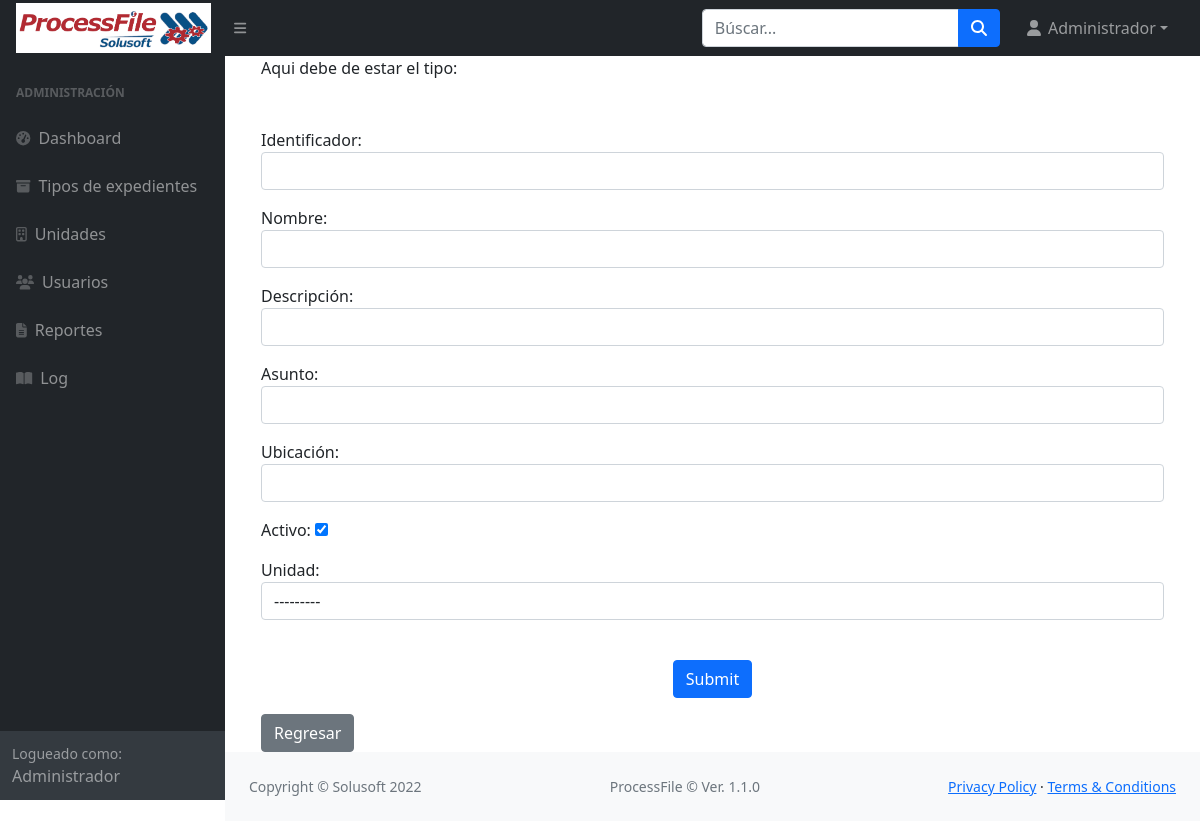
Screenshot of /expedientes/nuevo_expediente (signed in) with the database file from the repository.
### usuarios/models.py (models this page shows)
class PerfilUser(User):
    amaterno=models.CharField(u'Materno', max_length=25)
    telefono=models.CharField(u'Teléfono', max_length=25)
    extension=models.CharField(u'Extensión', max_length=25)
    rol = models.ForeignKey(Rol, related_name='Rol', blank=False, null=True, on_delete=models.CASCADE)
    jefe_inmediato = models.ForeignKey(User, related_name='Jefe_inmediato', blank=True, null=True, on_delete=models.CASCADE)
    unidad_user = models.ForeignKey(Unidad, related_name='Unidad_user', blank=False, null=True, on_delete=models.CASCADE)
    transferido = models.BooleanField(verbose_name=('Transferido'), default=False)
    deputy = models.BooleanField(verbose_name=('Deputy'), default=False)
    es_deputy = models.BooleanField(verbose_name=('Es_deputy'), default=False)
    usuario_deputy = models.ForeignKey(User, related_name='user_deputy', blank=True, null=True, on_delete=models.CASCADE)

### rol/models.py (models this page shows, shortened)
class Rol(models.Model):
    nombre = models.CharField(u'Nombre', max_length=245)
    descripcion = models.CharField(u'Descripción', max_length=245, null=True)

### unidad/models.py (models this page shows)
class Unidad(models.Model):
    nombre = models.CharField(u'Nombre', max_length=245)
    siglas = models.CharField(u'Siglas', max_length=3, default='')
    descripcion = models.CharField(u'Descripción', max_length=245, null=True)
    jefe_unidad = models.ForeignKey(User, related_name='Jefe_unidad', blank=True, null=True, on_delete=models.CASCADE)
    activo = models.BooleanField(verbose_name=('Activo'), default=True)
    class Meta:
        unique_together = ('nombre', 'siglas',)
    def __str__(self):
            return self.nombre

### expediente/views.py (the view)
# urls.py: path('nuevo_expediente', views.NuevoExpediente, name = "nuevo_expediente"), # No se usa
def NuevoExpediente(request): # No se usa
    user_log = PerfilUser.objects.get(pk=request.user.pk)
    if request.method == "POST":
        form = ExpedienteForm(request.POST)
        expediente = None
        if form.is_valid():
            estatus_dos = Estatus.objects.get(nombre = 'Creado')
            tipo_expediente_dos = TipoExpediente()
            tipo_expediente_dos = TipoExpediente.objects.get(pk=request.POST['tipo'])
            unidad_dos = Unidad()
            unidad_dos = Unidad.objects.get(pk=request.POST['unidad'])
            if request.POST.get('activo','') == 'on':
                activo_dos = True
            else:
                activo_dos = False
            user = get_user(request)
            user = request.user
            expediente = Expediente.objects.create(
                identificador   = request.POST.get('identificador',''),
                nombre          = request.POST.get('nombre',''),
                descripcion     = request.POST.get('descripcion',''),
                asunto          = request.POST.get('asunto',''),
                ubicacion       = request.POST.get('ubicacion',''),
                fecha_creacion  = datetime.datetime.now(),
                estatus         = estatus_dos,
                tipo_expediente = tipo_expediente_dos,
                unidad          = unidad_dos,
                activo          = activo_dos,
                usuario_crea    = user
            )
            expediente.save()
            nuevo_expediente = Expediente.objects.filter(identificador=request.POST.get('identificador',''))
            registro_log_user(user_log,"Crea",nuevo_expediente,"Expediente","Usuario")
            id = 0
            for exp in nuevo_expediente:
                id = exp.pk
            print(id)
            return redirect('/expedientes/lista_metadatos_exp?pk=%s&id=%s' % (expediente.tipo_expediente.pk, id))
    else:
        form = ExpedienteForm()
    return render(request, 'nuevo_expediente.html', {'form': form, 'nuevo': 'Nuevo','user_log':user_log})

### expediente/forms.py
class ExpedienteForm(forms.ModelForm):
    class Meta:
        fecha_creacion = forms.DateTimeField()
        fecha_cierre = forms.DateTimeField()
        activo = forms.BooleanField()
        model = Expediente
        fields = ('identificador','nombre', 'descripcion','asunto',
            'ubicacion','activo', 'unidad')
        widgets = {
            'identificador': TextInput(attrs={'class': 'form-control'}),
            'nombre': TextInput(attrs={'class': 'form-control'}),
            'descripcion': TextInput(attrs={'class': 'form-control'}),
            'asunto': TextInput(attrs={'class': 'form-control'}),
            'ubicacion': TextInput(attrs={'class': 'form-control'}),
            'unidad' : forms.Select(attrs={'class': 'form-control'}),
        }

### expediente/templates/nuevo_expediente.html (shortened to what this page needs)
{% extends "new_plant.html" %}
{% block content %}
		<section class="main container">
			<div class="row">
				<section class="posts col-md-12">
					<article class="post clearfix">
						{{ 'Aqui debe de estar el tipo:' }}{{tipo.pk}}
						<div class="table-responsive">
							<form method="POST" class="form-horizontal" action="/expedientes/nuevo_expediente">
								{{form.as_p}}
								<br/>
								<p align="center">
									<input class="btn btn-primary" type = "submit" />
								</p>
							</form>
						</div>
						<button class="btn btn-secondary" onclick="goBack()">Regresar</button>
					</article>
				</section>
			</div>
		</section>
{%endblock %}

### unidad/templates/new_plant.html (shortened to what this page needs)
{% load static %}
<!DOCTYPE html>
<html lang="en">
    <head>
        <link href="https://cdn.jsdelivr.net/npm/simple-datatables@latest/dist/style.css" rel="stylesheet" />
        <link rel="stylesheet" type="text/css" href="{% static 'css/styles.css' %}">
    </head>
    <body class="sb-nav-fixed">
        <nav class="sb-topnav navbar navbar-expand navbar-dark bg-dark">
            <a class="navbar-brand ps-3" href="/principal/"><img src="{% static "imagenes/ProcessFile.png" %}" height="50" width="195" alt="ProcessFile" class="logo"></a>
            <button class="btn btn-link btn-sm order-1 order-lg-0 me-4 me-lg-0" id="sidebarToggle" href="#!"><i class="fas fa-bars"></i></button>
            <form class="d-none d-md-inline-block form-inline ms-auto me-0 me-md-3 my-2 my-md-0">
                <div class="input-group">
                    <input class="form-control" type="text" placeholder="Búscar..." aria-label="Buscar..." aria-describedby="btnNavbarSearch" />
                    <button class="btn btn-primary" id="btnNavbarSearch" type="button"><i class="fas fa-search"></i></button>
                </div>
            </form>
            <ul class="navbar-nav ms-auto ms-md-0 me-3 me-lg-4">
                <li class="nav-item dropdown">
                    <a class="nav-link dropdown-toggle" id="navbarDropdown" href="#" role="button" data-bs-toggle="dropdown" aria-expanded="false"><i class="fas fa-user fa-fw"></i> {{user_log.first_name}} {{user_log.lastname}} {{user_log.amaterno}}</a>
                </li>
            </ul>
        </nav>
        <div id="layoutSidenav">
            <div id="layoutSidenav_nav">
                <nav class="sb-sidenav accordion sb-sidenav-dark" id="sidenavAccordion">
                    <div class="sb-sidenav-menu">
                        <div class="nav">
                            {% if user_log.rol.nombre == "Administrador" %}
                                <div class="sb-sidenav-menu-heading">Administración</div>
                                <a class="nav-link" href="/principal/">
                                    <div class="sb-nav-link-icon"><i class="fas fa-tachometer-alt"></i></div>
                                    Dashboard
                                </a>
                                <a class="nav-link" href="/tipos_expedientes/">
                                    <div class="sb-nav-link-icon"><i class="fas fa-archive"></i></div>
                                    Tipos de expedientes
                                </a>
                                <a class="nav-link" href="/unidad/">
                                    <div class="sb-nav-link-icon"><i class="far fa-building"></i></div>
                                    Unidades
                                </a>
                                <a class="nav-link" href="/usuarios/">
                                    <div class="sb-nav-link-icon"><i class="fa fa-users"></i></div>
                                    Usuarios
                                </a>
                                <a class="nav-link" href="/reportes_menu">
                                    <div class="sb-nav-link-icon"><i class="fas fa-file-alt"></i></div>
                                    Reportes
                                </a>
                                <a class="nav-link" href="/expedientes/log_administrador">
                                    <div class="sb-nav-link-icon"><i class="fas fa-book-open"></i></div>
                                    Log
                                </a>
                            {% endif %}
                        </div>
                    </div>
                    <div class="sb-sidenav-footer">
                        <div class="small">Logueado como:</div>
                        {{ user_log.rol.nombre }}
                    </div>
                </nav>
            </div>
            <div id="layoutSidenav_content">
                <main>
                    <div class="container-fluid px-4">
                        {% block content %}
                        {% endblock %}
                    </div>
                </main>
                <footer class="py-4 bg-light mt-auto">
                    <div class="container-fluid px-4">
                        <div class="d-flex align-items-center justify-content-between small">
                            <div class="text-muted">Copyright &copy; Solusoft 2022</div>
                            <div class="text-muted">ProcessFile &copy; Ver. 1.1.0</div>
                            <div>
                                <a href="/privacidad">Privacy Policy</a>
                                &middot;
                                <a href="/terminos">Terms &amp; Conditions</a>
                            </div>
                        </div>
                    </div>
                </footer>
            </div>
        </div>
    </body>
</html>

### rows the page displays
PerfilUser: amaterno "Administrador", rol.nombre "Administrador"
Unidad: activo "☑"

### other values shown
{{ 'Aqui debe de estar el tipo:' }} "Aqui debe de estar el tipo:"
